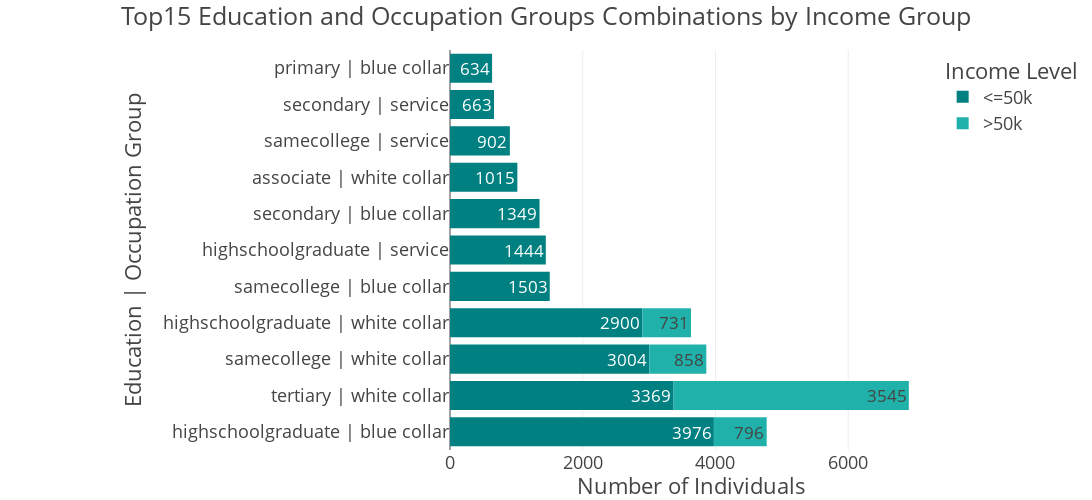

Write notebook code for a chart like this one.
### Code cell
num=15
adult_df_combos = adult_df_income_edu_occ.head(num)
fig = px.bar(
    adult_df_combos,
    x = 'total',
    y = 'edu_occ',
    color = 'income',
    orientation = 'h',
    title = f'Top{num} Education and Occupation Groups Combinations by Income Group',
    # barmode = 'group',
    height = 500,
    width=1100,
   color_discrete_sequence=["teal","LightSeaGreen"],
    text = 'total'
)

fig.update_layout(template="presentation", xaxis_title='Number of Individuals',
                  yaxis_title='Education | Occupation Group',
                  legend_title=dict(text='Income Level'),
                margin=dict(l=450, r=50, t= 50, b=50))

fig.show()
fig.write_image(os.path.join(result_dir,'income_distribution-EduOccupa-bar_chart.jpg'))
fig.write_image(os.path.join(result_dir,'income_distribution-EduOccupa_bar_chart.png'))
fig.write_html(os.path.join(result_dir,'income_distribution-EduOccupa_bar_chart.html'))

### Figure 1 — Plotly figure (JSON) as saved in the notebook; plotly's stock layout.template omitted (floating-point values rounded to 4 significant figures)
{"data": [{"hovertemplate": "income=<=50k<br>total=%{text}<br>edu_occ=%{y}<extra></extra>", "legendgroup": "<=50k", "marker": {"color": "teal", "pattern": {"shape": ""}}, "name": "<=50k", "orientation": "h", "showlegend": true, "text": [3976.0, 3369.0, 3004.0, 2900.0, 1503.0, 1444.0, 1349.0, 1015.0, 902.0, 663.0, 634.0], "textposition": "auto", "type": "bar", "x": [3976, 3369, 3004, 2900, 1503, 1444, 1349, 1015, 902, 663, 634], "xaxis": "x", "y": ["highschoolgraduate | blue collar", "tertiary | white collar", "samecollege | white collar", "highschoolgraduate | white collar", "samecollege | blue collar", "highschoolgraduate | service", "secondary | blue collar", "associate | white collar", "samecollege | service", "secondary | service", "primary | blue collar"], "yaxis": "y"}, {"hovertemplate": "income=>50k<br>total=%{text}<br>edu_occ=%{y}<extra></extra>", "legendgroup": ">50k", "marker": {"color": "LightSeaGreen", "pattern": {"shape": ""}}, "name": ">50k", "orientation": "h", "showlegend": true, "text": [3545.0, 858.0, 796.0, 731.0], "textposition": "auto", "type": "bar", "x": [3545, 858, 796, 731], "xaxis": "x", "y": ["tertiary | white collar", "samecollege | white collar", "highschoolgraduate | blue collar", "highschoolgraduate | white collar"], "yaxis": "y"}], "layout": {"barmode": "relative", "height": 500, "legend": {"title": {"text": "Income Level"}, "tracegroupgap": 0}, "margin": {"b": 50, "l": 450, "r": 50, "t": 50}, "title": {"text": "Top15 Education and Occupation Groups Combinations by Income Group"}, "width": 1100, "xaxis": {"anchor": "y", "autorange": true, "domain": [0, 1], "range": [0, 7278.0], "title": {"text": "Number of Individuals"}, "type": "linear"}, "yaxis": {"anchor": "x", "autorange": true, "domain": [0, 1], "range": [-0.5, 10.5], "title": {"text": "Education | Occupation Group"}, "type": "category"}}}
